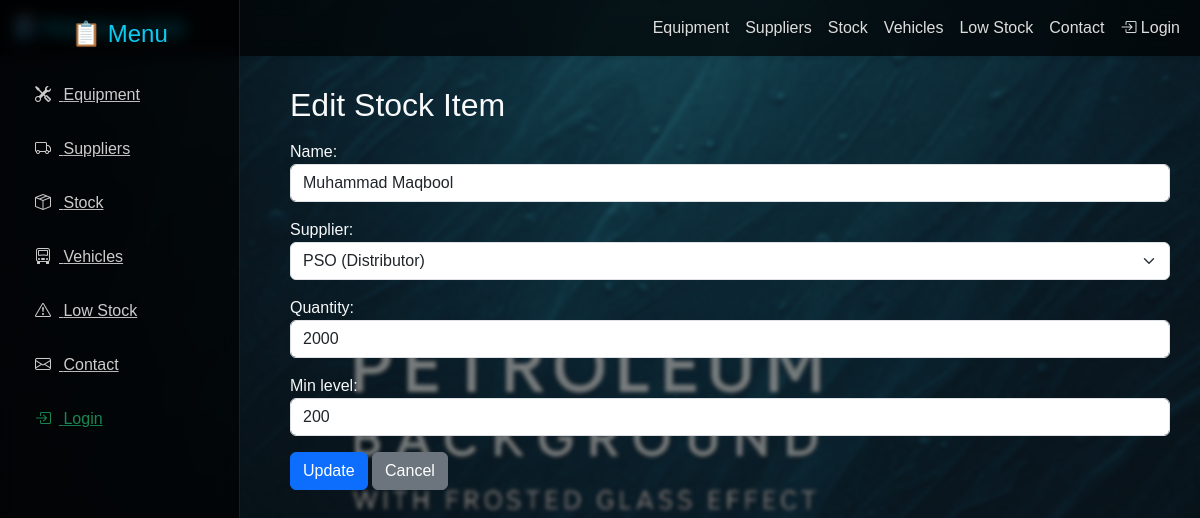
/stock/edit/1/, run on the app's committed database.
### blog/models.py (models this page shows, shortened)
class StockItem(models.Model):
    FUEL_TYPES = [
        ("Petrol", "Petrol"),
        ("Diesel", "Diesel"),
        ("Natural Gas", "Natural Gas"),
        ("LPG", "LPG"),
    ]
    name = models.CharField(max_length=150)
    fuel_type = models.CharField(max_length=50, choices=FUEL_TYPES, default="Petrol")
    supplier = models.ForeignKey(Supplier, on_delete=models.SET_NULL, null=True, blank=True)
    quantity = models.PositiveIntegerField(default=0)
    min_level = models.PositiveIntegerField(default=100)
    last_updated = models.DateTimeField(auto_now=True)

class Supplier(models.Model):
    COMPANY_TYPES = [
        ("Refinery", "Refinery"),
        ("Distributor", "Distributor"),
        ("Gas Supplier", "Gas Supplier"),
        ("Transporter", "Transporter"),
    ]
    name = models.CharField(max_length=150)
    company_type = models.CharField(max_length=50, choices=COMPANY_TYPES, default="Refinery")
    contact_person = models.CharField(max_length=120, blank=True)
    email = models.EmailField(blank=True)
    phone = models.CharField(max_length=30, blank=True)
    address = models.TextField(blank=True)
    date_added = models.DateTimeField(auto_now_add=True)
    def __str__(self):
        return f"{self.name} ({self.company_type})"

### blog/views.py (the view)
# urls.py: path('stock/edit/<int:pk>/', views.stock_edit, name='stock_edit'),
def stock_edit(request, pk):
    stock_item = get_object_or_404(StockItem, pk=pk)
    if request.method == 'POST':
        form = StockItemForm(request.POST, instance=stock_item)
        if form.is_valid():
            form.save()
            messages.success(request, 'Stock item updated successfully!')
            return redirect('stock_list')
    else:
        form = StockItemForm(instance=stock_item)
    return render(request, 'stock/edit.html', {'form': form})

### blog/forms.py
class StockItemForm(forms.ModelForm):
    class Meta:
        model = StockItem
        fields = ['name', 'supplier', 'quantity', 'min_level']
        widgets = {
            'name': forms.TextInput(attrs={'class': 'form-control'}),
            'supplier': forms.Select(attrs={'class': 'form-select'}),
            'quantity': forms.NumberInput(attrs={'class': 'form-control', 'min': 0}),
            'min_level': forms.NumberInput(attrs={'class': 'form-control', 'min': 0}),
        }

### blog/templates/stock/edit.html (shortened to what this page needs)
{% extends 'base.html' %}
{% block body %}
<h2 class="mb-3">Edit Stock Item</h2>
<form method="POST">
  {{ form.as_p }}
  <button type="submit" class="btn btn-primary">Update</button>
  <a href="{% url 'stock_list' %}" class="btn btn-secondary">Cancel</a>
</form>
{% endblock body %}

### data on the page
StockItem: name "Muhammad Maqbool", supplier "PSO (Distributor)", quantity "2000", min_level "200"
